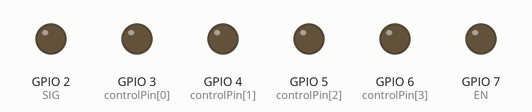
This sketch was run on a simulated ESP8266 (NodeMCU). On the bench: output pins drawn as LEDs (lit = HIGH). WiFi joins after 1.5 s; servers stay silent unless stated; the Firebase database answers and starts empty; what the sketch prints to the serial monitor is not drawn.

Above: at 1.6 s.
At 4.8 s:
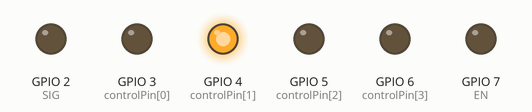
At 9.6 s:
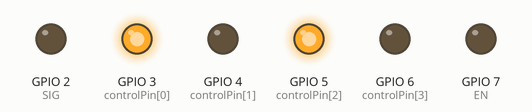
At 19.2 s:
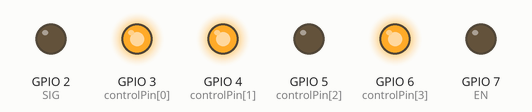
At 28.8 s:
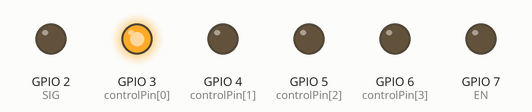
At 38.4 s:
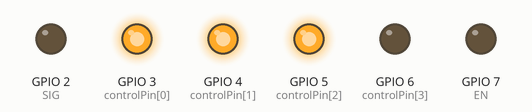
Timing chart, 0 to 40.0 s (numbered marks = the images above):
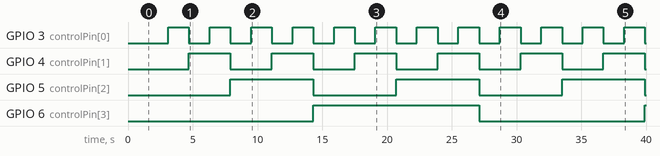

Measured:
- by itself, GPIO 3 (controlPin[0]): alternates HIGH for 1.6 s and LOW for 1.6 s
- by itself, GPIO 4 (controlPin[1]): alternates HIGH for 3.2 s and LOW for 3.2 s
- by itself, GPIO 5 (controlPin[2]): alternates HIGH for 6.4 s and LOW for 6.4 s
- by itself, GPIO 6 (controlPin[3]): LOW → HIGH at 14.3 s, → LOW 12.8 s later, → HIGH 12.8 s later

The sketch:

Multiplexer.ino
```cpp
#include <Arduino.h>
#if defined(ESP32)
  #include <WiFi.h>
#elif defined(ESP8266)
  #include <ESP8266WiFi.h>
#endif
#include <Firebase_ESP_Client.h>

#include "addons/TokenHelper.h"

#include "addons/RTDBHelper.h"

#define WIFI_SSID "momodiaby"
#define WIFI_PASSWORD "mrlavilaine"

#define API_KEY "AIzaSyAQVAi05r5gw-sBU_dcKLpQsDB6dzA01Ns"
#define DATABASE_URL "https://maison-connectee-990b6-default-rtdb.europe-west1.firebasedatabase.app/"

FirebaseData fbdo;

FirebaseAuth auth;
FirebaseConfig config;

bool signupOK = false;

int count = 0;

#define LED1 "Led1Status"
#define LED2 "Led2Status"
#define LED3 "Led3Status"
#define LED4 "Led4Status"

const int SIG = 2;
const int EN = 7;
const int controlPin[4] = {3, 4, 5, 6};

int loopDelay = 1000;

const int muxTable[16][4] = {
  // s0, s1, s2, s3     channel
  {0,  0,  0,  0}, // 0
  {1,  0,  0,  0}, // 1
  {0,  1,  0,  0}, // 2
  {1,  1,  0,  0}, // 3
  {0,  0,  1,  0}, // 4
  {1,  0,  1,  0}, // 5
  {0,  1,  1,  0}, // 6
  {1,  1,  1,  0}, // 7
  {0,  0,  0,  1}, // 8
  {1,  0,  0,  1}, // 9
  {0,  1,  0,  1}, // 10
  {1,  1,  0,  1}, // 11
  {0,  0,  1,  1}, // 12
  {1,  0,  1,  1}, // 13
  {0,  1,  1,  1}, // 14
  {1,  1,  1,  1}  // 15
};

void setWifi() {
  WiFi.begin(WIFI_SSID, WIFI_PASSWORD);
  Serial.print("Connecting to Wi-Fi");
  while (WiFi.status() != WL_CONNECTED){
    Serial.print(".");
    delay(300);
  }
  Serial.println();
  Serial.print("Connected with IP: ");
  Serial.println(WiFi.localIP());
  Serial.println();
}

void setFirebase() {
  config.api_key = API_KEY;
  config.database_url = DATABASE_URL;
  if (Firebase.signUp(&config, &auth, "", "")){
    Serial.println("ok");
    signupOK = true;
  }
  else{
    Serial.printf("%s\n", config.signer.signupError.message.c_str());
  }
  config.token_status_callback = tokenStatusCallback;
  Firebase.begin(&config, &auth);
  Firebase.reconnectWiFi(true);
}

void setup() {
  setWifi();
  setFirebase();
  for (int i = 0; i < 4; i++)
  {
    pinMode(controlPin[i], OUTPUT);
    digitalWrite(controlPin[i], HIGH);
  }
  pinMode(SIG, OUTPUT);
  digitalWrite(SIG, LOW);

  pinMode(EN, OUTPUT);
  digitalWrite(EN, LOW);
  Serial.begin(9600);
}

void loop() {
  for (int i = 0; i < 16; i++)
  {

    channelControl(i);

    delay(loopDelay);
  }
  //channelControl(7);
  Serial.println("===============");
}

void channelControl(int relayChannel)
{
  digitalWrite(controlPin[0], muxTable[relayChannel][0]);
  digitalWrite(controlPin[1], muxTable[relayChannel][1]);
  digitalWrite(controlPin[2], muxTable[relayChannel][2]);
  digitalWrite(controlPin[3], muxTable[relayChannel][3]);

  Serial.print(relayChannel);
  Serial.print (": ");
  Serial.print(muxTable[relayChannel][3]);
  Serial.print(muxTable[relayChannel][2]);
  Serial.print(muxTable[relayChannel][1]);
  Serial.println(muxTable[relayChannel][0]);
  // Robojax 16ch relay with multiplexer 20181201
  if (Firebase.ready() && signupOK){
    if (Firebase.RTDB.getInt(&fbdo, LED1)) {
      if (fbdo.dataType() == "int") {
        int intValue = fbdo.intData();
        Serial.println(intValue);
      }
    }
    if (Firebase.RTDB.getInt(&fbdo, LED2)) {
      if (fbdo.dataType() == "int") {
        int intValue = fbdo.intData();
        Serial.println(intValue);
      }
    }
    if (Firebase.RTDB.getInt(&fbdo, LED3)) {
      if (fbdo.dataType() == "int") {
        int intValue = fbdo.intData();
        Serial.println(intValue);
      }
    }
    if (Firebase.RTDB.getInt(&fbdo, LED4)) {
      if (fbdo.dataType() == "int") {
        int intValue = fbdo.intData();
        Serial.println(intValue);
      }
    }
    /*
    if (Firebase.RTDB.setInt(&fbdo, "Led1Status", count)){
      Serial.println("PASSED");
      Serial.println("PATH: " + fbdo.dataPath());
      Serial.println("TYPE: " + fbdo.dataType());
    }
    else {
      Serial.println("FAILED");
      Serial.println("REASON: " + fbdo.errorReason());
    }
    if (Firebase.RTDB.setInt(&fbdo, "Led2Status", count + 1)){
      Serial.println("PASSED");
      Serial.println("PATH: " + fbdo.dataPath());
      Serial.println("TYPE: " + fbdo.dataType());
    }
    else {
      Serial.println("FAILED");
      Serial.println("REASON: " + fbdo.errorReason());
    }
    if (Firebase.RTDB.setInt(&fbdo, "Led3Status", count + 2)){
      Serial.println("PASSED");
      Serial.println("PATH: " + fbdo.dataPath());
      Serial.println("TYPE: " + fbdo.dataType());
    }
    else {
      Serial.println("FAILED");
      Serial.println("REASON: " + fbdo.errorReason());
    }
    if (Firebase.RTDB.setInt(&fbdo, "Led4Status", count + 3)){
      Serial.println("PASSED");
      Serial.println("PATH: " + fbdo.dataPath());
      Serial.println("TYPE: " + fbdo.dataType());
    }
    else {
      Serial.println("FAILED");
      Serial.println("REASON: " + fbdo.errorReason());
    }
    count++;
    */
  }
}
```
